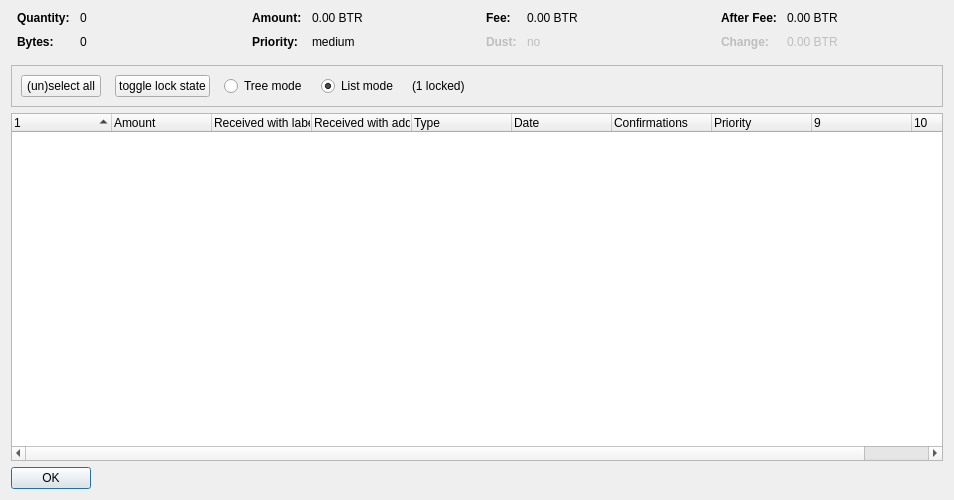
<?xml version="1.0" encoding="UTF-8"?>
<ui version="4.0">
 <class>CoinControlDialog</class>
 <widget class="QDialog" name="CoinControlDialog">
  <property name="geometry">
   <rect>
    <x>0</x>
    <y>0</y>
    <width>954</width>
    <height>500</height>
   </rect>
  </property>
  <property name="windowTitle">
   <string>Coin Selection</string>
  </property>
  <layout class="QVBoxLayout" name="verticalLayout">
   <item>
    <layout class="QHBoxLayout" name="horizontalLayoutTop" stretch="0,0,0,0">
     <property name="topMargin">
      <number>0</number>
     </property>
     <property name="bottomMargin">
      <number>10</number>
     </property>
     <item>
      <layout class="QFormLayout" name="formLayoutCoinControl1">
       <property name="horizontalSpacing">
        <number>10</number>
       </property>
       <property name="verticalSpacing">
        <number>10</number>
       </property>
       <property name="leftMargin">
        <number>6</number>
       </property>
       <property name="rightMargin">
        <number>6</number>
       </property>
       <item row="0" column="0">
        <widget class="QLabel" name="labelCoinControlQuantityText">
         <property name="font">
          <font>
           <weight>75</weight>
           <bold>true</bold>
          </font>
         </property>
         <property name="text">
          <string>Quantity:</string>
         </property>
        </widget>
       </item>
       <item row="0" column="1">
        <widget class="QLabel" name="labelCoinControlQuantity">
         <property name="cursor">
          <cursorShape>IBeamCursor</cursorShape>
         </property>
         <property name="contextMenuPolicy">
          <enum>Qt::ActionsContextMenu</enum>
         </property>
         <property name="text">
          <string notr="true">0</string>
         </property>
         <property name="textInteractionFlags">
          <set>Qt::LinksAccessibleByMouse|Qt::TextSelectableByKeyboard|Qt::TextSelectableByMouse</set>
         </property>
        </widget>
       </item>
       <item row="1" column="0">
        <widget class="QLabel" name="labelCoinControlBytesText">
         <property name="font">
          <font>
           <weight>75</weight>
           <bold>true</bold>
          </font>
         </property>
         <property name="text">
          <string>Bytes:</string>
         </property>
        </widget>
       </item>
       <item row="1" column="1">
        <widget class="QLabel" name="labelCoinControlBytes">
         <property name="cursor">
          <cursorShape>IBeamCursor</cursorShape>
         </property>
         <property name="contextMenuPolicy">
          <enum>Qt::ActionsContextMenu</enum>
         </property>
         <property name="text">
          <string notr="true">0</string>
         </property>
         <property name="textInteractionFlags">
          <set>Qt::LinksAccessibleByMouse|Qt::TextSelectableByKeyboard|Qt::TextSelectableByMouse</set>
         </property>
        </widget>
       </item>
      </layout>
     </item>
     <item>
      <layout class="QFormLayout" name="formLayoutCoinControl2">
       <property name="horizontalSpacing">
        <number>10</number>
       </property>
       <property name="verticalSpacing">
        <number>10</number>
       </property>
       <property name="leftMargin">
        <number>6</number>
       </property>
       <property name="rightMargin">
        <number>6</number>
       </property>
       <item row="0" column="0">
        <widget class="QLabel" name="labelCoinControlAmountText">
         <property name="font">
          <font>
           <weight>75</weight>
           <bold>true</bold>
          </font>
         </property>
         <property name="text">
          <string>Amount:</string>
         </property>
        </widget>
       </item>
       <item row="0" column="1">
        <widget class="QLabel" name="labelCoinControlAmount">
         <property name="cursor">
          <cursorShape>IBeamCursor</cursorShape>
         </property>
         <property name="contextMenuPolicy">
          <enum>Qt::ActionsContextMenu</enum>
         </property>
         <property name="text">
          <string notr="true">0.00 BTR</string>
         </property>
         <property name="textInteractionFlags">
          <set>Qt::LinksAccessibleByMouse|Qt::TextSelectableByKeyboard|Qt::TextSelectableByMouse</set>
         </property>
        </widget>
       </item>
       <item row="1" column="0">
        <widget class="QLabel" name="labelCoinControlPriorityText">
         <property name="font">
          <font>
           <weight>75</weight>
           <bold>true</bold>
          </font>
         </property>
         <property name="text">
          <string>Priority:</string>
         </property>
        </widget>
       </item>
       <item row="1" column="1">
        <widget class="QLabel" name="labelCoinControlPriority">
         <property name="cursor">
          <cursorShape>IBeamCursor</cursorShape>
         </property>
         <property name="contextMenuPolicy">
          <enum>Qt::ActionsContextMenu</enum>
         </property>
         <property name="text">
          <string>medium</string>
         </property>
         <property name="textInteractionFlags">
          <set>Qt::LinksAccessibleByMouse|Qt::TextSelectableByKeyboard|Qt::TextSelectableByMouse</set>
         </property>
        </widget>
       </item>
      </layout>
     </item>
     <item>
      <layout class="QFormLayout" name="formLayoutCoinControl3">
       <property name="horizontalSpacing">
        <number>10</number>
       </property>
       <property name="verticalSpacing">
        <number>10</number>
       </property>
       <property name="leftMargin">
        <number>6</number>
       </property>
       <property name="rightMargin">
        <number>6</number>
       </property>
       <item row="0" column="0">
        <widget class="QLabel" name="labelCoinControlFeeText">
         <property name="font">
          <font>
           <weight>75</weight>
           <bold>true</bold>
          </font>
         </property>
         <property name="text">
          <string>Fee:</string>
         </property>
        </widget>
       </item>
       <item row="0" column="1">
        <widget class="QLabel" name="labelCoinControlFee">
         <property name="cursor">
          <cursorShape>IBeamCursor</cursorShape>
         </property>
         <property name="contextMenuPolicy">
          <enum>Qt::ActionsContextMenu</enum>
         </property>
         <property name="text">
          <string notr="true">0.00 BTR</string>
         </property>
         <property name="textInteractionFlags">
          <set>Qt::LinksAccessibleByMouse|Qt::TextSelectableByKeyboard|Qt::TextSelectableByMouse</set>
         </property>
        </widget>
       </item>
       <item row="1" column="0">
        <widget class="QLabel" name="labelCoinControlLowOutputText">
         <property name="enabled">
          <bool>false</bool>
         </property>
         <property name="font">
          <font>
           <weight>75</weight>
           <bold>true</bold>
          </font>
         </property>
         <property name="text">
          <string>Dust:</string>
         </property>
        </widget>
       </item>
       <item row="1" column="1">
        <widget class="QLabel" name="labelCoinControlLowOutput">
         <property name="enabled">
          <bool>false</bool>
         </property>
         <property name="cursor">
          <cursorShape>IBeamCursor</cursorShape>
         </property>
         <property name="contextMenuPolicy">
          <enum>Qt::ActionsContextMenu</enum>
         </property>
         <property name="text">
          <string>no</string>
         </property>
         <property name="textInteractionFlags">
          <set>Qt::LinksAccessibleByMouse|Qt::TextSelectableByKeyboard|Qt::TextSelectableByMouse</set>
         </property>
        </widget>
       </item>
      </layout>
     </item>
     <item>
      <layout class="QFormLayout" name="formLayoutCoinControl4">
       <property name="horizontalSpacing">
        <number>10</number>
       </property>
       <property name="verticalSpacing">
        <number>10</number>
       </property>
       <property name="leftMargin">
        <number>6</number>
       </property>
       <property name="rightMargin">
        <number>6</number>
       </property>
       <item row="0" column="0">
        <widget class="QLabel" name="labelCoinControlAfterFeeText">
         <property name="font">
          <font>
           <weight>75</weight>
           <bold>true</bold>
          </font>
         </property>
         <property name="text">
          <string>After Fee:</string>
         </property>
        </widget>
       </item>
       <item row="0" column="1">
        <widget class="QLabel" name="labelCoinControlAfterFee">
         <property name="cursor">
          <cursorShape>IBeamCursor</cursorShape>
         </property>
         <property name="contextMenuPolicy">
          <enum>Qt::ActionsContextMenu</enum>
         </property>
         <property name="text">
          <string notr="true">0.00 BTR</string>
         </property>
         <property name="textInteractionFlags">
          <set>Qt::LinksAccessibleByMouse|Qt::TextSelectableByKeyboard|Qt::TextSelectableByMouse</set>
         </property>
        </widget>
       </item>
       <item row="1" column="0">
        <widget class="QLabel" name="labelCoinControlChangeText">
         <property name="enabled">
          <bool>false</bool>
         </property>
         <property name="font">
          <font>
           <weight>75</weight>
           <bold>true</bold>
          </font>
         </property>
         <property name="text">
          <string>Change:</string>
         </property>
        </widget>
       </item>
       <item row="1" column="1">
        <widget class="QLabel" name="labelCoinControlChange">
         <property name="enabled">
          <bool>false</bool>
         </property>
         <property name="cursor">
          <cursorShape>IBeamCursor</cursorShape>
         </property>
         <property name="contextMenuPolicy">
          <enum>Qt::ActionsContextMenu</enum>
         </property>
         <property name="text">
          <string notr="true">0.00 BTR</string>
         </property>
         <property name="textInteractionFlags">
          <set>Qt::LinksAccessibleByMouse|Qt::TextSelectableByKeyboard|Qt::TextSelectableByMouse</set>
         </property>
        </widget>
       </item>
      </layout>
     </item>
    </layout>
   </item>
   <item>
    <widget class="QFrame" name="frame">
     <property name="minimumSize">
      <size>
       <width>0</width>
       <height>40</height>
      </size>
     </property>
     <property name="frameShape">
      <enum>QFrame::StyledPanel</enum>
     </property>
     <property name="frameShadow">
      <enum>QFrame::Sunken</enum>
     </property>
     <layout class="QHBoxLayout" name="horizontalLayout">
      <item>
       <layout class="QHBoxLayout" name="horizontalLayoutPanel" stretch="0,0,0,0,0,0">
        <property name="spacing">
         <number>14</number>
        </property>
        <item>
         <widget class="QPushButton" name="pushButtonSelectAll">
          <property name="sizePolicy">
           <sizepolicy hsizetype="Maximum" vsizetype="Fixed">
            <horstretch>0</horstretch>
            <verstretch>0</verstretch>
           </sizepolicy>
          </property>
          <property name="text">
           <string>(un)select all</string>
          </property>
          <property name="autoDefault">
           <bool>false</bool>
          </property>
         </widget>
        </item>
        <item>
         <widget class="QPushButton" name="pushButtonToggleLock">
          <property name="sizePolicy">
           <sizepolicy hsizetype="Maximum" vsizetype="Fixed">
            <horstretch>0</horstretch>
            <verstretch>0</verstretch>
           </sizepolicy>
          </property>
          <property name="text">
           <string>toggle lock state</string>
          </property>
          <property name="autoDefault">
           <bool>false</bool>
          </property>
         </widget>
        </item>
        <item>
         <widget class="QRadioButton" name="radioTreeMode">
          <property name="sizePolicy">
           <sizepolicy hsizetype="Maximum" vsizetype="Fixed">
            <horstretch>0</horstretch>
            <verstretch>0</verstretch>
           </sizepolicy>
          </property>
          <property name="text">
           <string>Tree mode</string>
          </property>
         </widget>
        </item>
        <item>
         <widget class="QRadioButton" name="radioListMode">
          <property name="sizePolicy">
           <sizepolicy hsizetype="Maximum" vsizetype="Fixed">
            <horstretch>0</horstretch>
            <verstretch>0</verstretch>
           </sizepolicy>
          </property>
          <property name="text">
           <string>List mode</string>
          </property>
          <property name="checked">
           <bool>true</bool>
          </property>
         </widget>
        </item>
        <item>
         <widget class="QLabel" name="labelLocked">
          <property name="text">
           <string>(1 locked)</string>
          </property>
         </widget>
        </item>
        <item>
         <spacer name="horizontalSpacer">
          <property name="orientation">
           <enum>Qt::Horizontal</enum>
          </property>
          <property name="sizeHint" stdset="0">
           <size>
            <width>40</width>
            <height>20</height>
           </size>
          </property>
         </spacer>
        </item>
       </layout>
      </item>
     </layout>
    </widget>
   </item>
   <item>
    <widget class="CoinControlTreeWidget" name="treeWidget">
     <property name="contextMenuPolicy">
      <enum>Qt::CustomContextMenu</enum>
     </property>
     <property name="sortingEnabled">
      <bool>false</bool>
     </property>
     <property name="columnCount">
      <number>10</number>
     </property>
     <attribute name="headerShowSortIndicator" stdset="0">
      <bool>true</bool>
     </attribute>
     <attribute name="headerStretchLastSection">
      <bool>false</bool>
     </attribute>
     <column>
      <property name="text">
       <string/>
      </property>
     </column>
     <column>
      <property name="text">
       <string>Amount</string>
      </property>
     </column>
     <column>
      <property name="text">
       <string>Received with label</string>
      </property>
     </column>
     <column>
      <property name="text">
       <string>Received with address</string>
      </property>
     </column>
     <column>
      <property name="text">
       <string>Type</string>
      </property>
     </column>
     <column>
      <property name="text">
       <string>Date</string>
      </property>
     </column>
     <column>
      <property name="text">
       <string>Confirmations</string>
      </property>
      <property name="toolTip">
       <string>Confirmed</string>
      </property>
     </column>
     <column>
      <property name="text">
       <string>Priority</string>
      </property>
     </column>
     <column>
      <property name="text">
       <string/>
      </property>
     </column>
     <column>
      <property name="text">
       <string/>
      </property>
     </column>
    </widget>
   </item>
   <item>
    <widget class="QDialogButtonBox" name="buttonBox">
     <property name="sizePolicy">
      <sizepolicy hsizetype="Maximum" vsizetype="Fixed">
       <horstretch>0</horstretch>
       <verstretch>0</verstretch>
      </sizepolicy>
     </property>
     <property name="orientation">
      <enum>Qt::Horizontal</enum>
     </property>
     <property name="standardButtons">
      <set>QDialogButtonBox::Ok</set>
     </property>
    </widget>
   </item>
  </layout>
 </widget>
 <customwidgets>
  <customwidget>
   <class>CoinControlTreeWidget</class>
   <extends>QTreeWidget</extends>
   <header>coincontroltreewidget.h</header>
  </customwidget>
 </customwidgets>
 <resources/>
 <connections/>
</ui>
